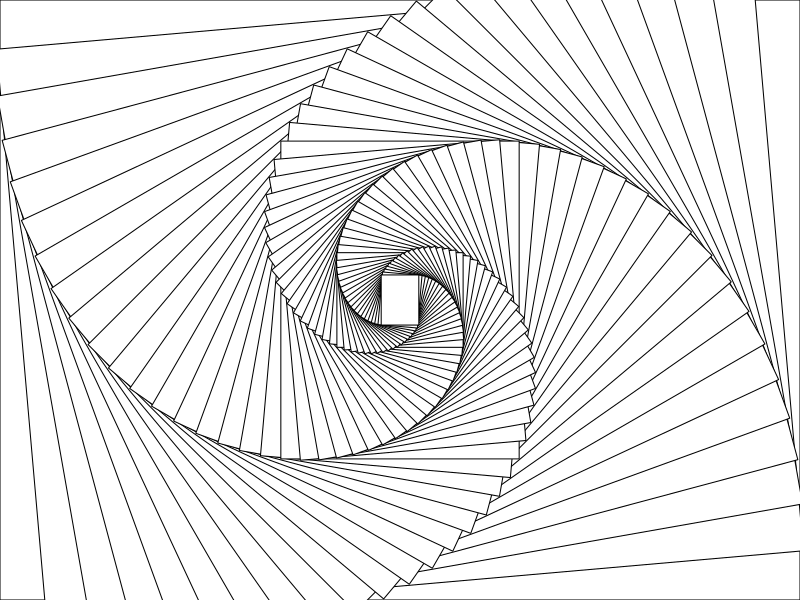

Reproduce this figure in R.
# Install new packages
install.packages(c("plyr", "ggplot2", "highcharter", "sp", "dplyr", 
                   "lubridate", "rmarkdown", "tidyr", "nycflights13", 
                   "ggthemes", "xts", "cluster", "maps"))

# Get and view working dir
wdPath <- getwd()
wdPath

# Create a folder Data. Write wdPath to file
if (!file.exists("Data")) {
  dir.create("Data")
} 

saveRDS(wdPath, "Data/wdPath.RData")
write.table(wdPath, "Data/wdPath.txt")



# ------------ Some DS aRt

#####
# 1 #
#####


library(grid) 

dev.new()
pushViewport(viewport(width=1, height=1, angle=0, name="vp1"))
grid.rect()

for(i in 1:54){
  pushViewport(viewport(width=0.95, height=0.95, angle=5, name="vp1"))
  grid.rect()
  
}


#####
# 2 #
#####

library(dplyr)
library(ggplot2)
library(ggthemes)

n <- 20000
a <- 0.5

set.seed(101)

make_circle <- function(tx, ty) {
  data <- data.frame(angle = runif(n, 0, 2 * pi)) %>%
    mutate(x = a * cos(angle) + tx, y = a * sin(angle) + ty) %>%
    select(x, y)
  data2 <- data[sample(nrow(data)),]
  data <- bind_cols(data, data2)
  names(data) <- c("x1", "y1", "x2", "y2")
  data
}

data <- rbind(make_circle(cos(0), sin(0)),
              make_circle(cos(pi/4), sin(pi/4)),
              make_circle(cos(pi/2), sin(pi/2)),
              make_circle(cos(3*pi/4), sin(3*pi/4)),
              make_circle(cos(pi), sin(pi)),
              make_circle(cos(5*pi/4), sin(5*pi/4)),
              make_circle(cos(3*pi/2), sin(3*pi/2)),
              make_circle(cos(7*pi/4), sin(7*pi/4)))

ggplot() +
  geom_segment(aes(x = x1, xend = x2, y = y1, yend = y2), data %>% filter(x1 != x2),
               alpha = 0.15, size = 0.015) +
  coord_equal() +
  theme_tufte() +
  theme(line = element_blank(),
        axis.ticks = element_blank(),
        axis.ticks.length = unit(0, "null"),
        axis.title = element_blank(),
        axis.text = element_blank(),
        text = element_blank(),
        legend.position = "none",
        legend.margin=unit(0, "null"),
        panel.background = element_blank(),
        panel.border=element_blank(),
        panel.grid = element_blank(),
        panel.margin=unit(c(0,0,0,0), "null"),
        plot.background = element_blank(),
        plot.margin=unit(c(0,0,0,0), "null"),
        strip.text = element_blank())
x <- ("Danilovich R.V.")
